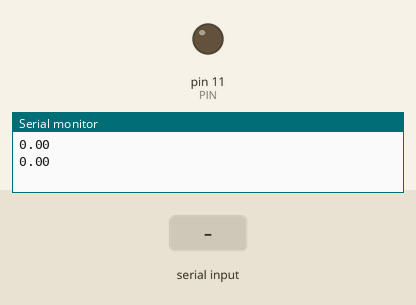
This sketch was run on a simulated Arduino Uno, built with avr-gcc and run on an emulated ATmega328P. On the bench: output pins drawn as LEDs (lit = HIGH), the last lines printed to the serial monitor. The inputs (shaded band) are chosen by the test bench.

Above: at 1.2 s.
1.3 s: "1" received over Serial
At 2.5 s:
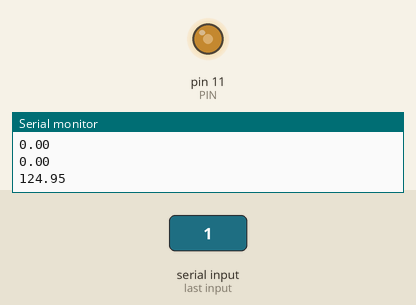
3.5 s: "0" received over Serial
At 5.2 s:
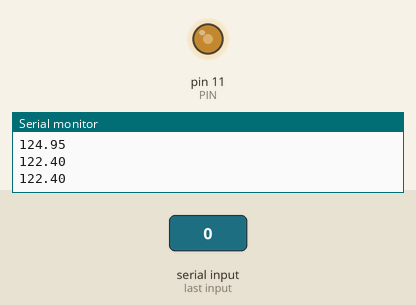
Timing chart, 0 to 6.7 s (numbered marks = the images above; inputs shaded):
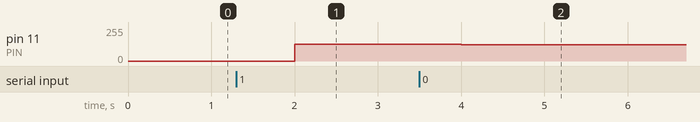

The sketch:

labo2.ino
```cpp
#define PIN 11

float CONTROL = 0;

void setup() {
  // put your setup code here, to run once:
  pinMode(PIN, OUTPUT);
  Serial.begin(9600);
}

void loop() {
  // put your main code here, to run repeatedly:
  if (Serial.available()>0) {
    CONTROL = (Serial.read() * 2.55);
    Serial.flush();
  }
  if (Serial.read() != 10) {
    analogWrite(PIN, CONTROL);
  }
  Serial.println(CONTROL);
  delay(1000);

}
```

Measured:
- after the input at 1.3 s, pin 11 (PIN): 0/255 → 124/255 after 0.70 s
- after the input at 3.5 s, pin 11 (PIN): 124/255 → 122/255 after 0.50 s
